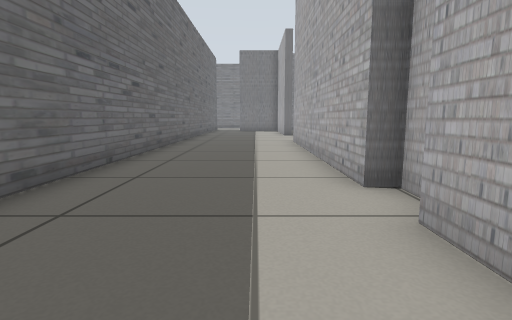
View 1 (above)

18 first-person views from a walk through a robot-simulator world made for Gazebo. The camera is 0.5 m above the floor, tilts 8° down and sees 80° across. Floor lines are 1 m apart. The floor is counted in squares, 0.5 m on a side. Each view is taken from the middle of a square. On the plan, view 1 faces up. The plan holds only what a view shows up to about 12 squares ahead; the rest is blank. The place goes on beyond the plan. The robots in the file are not drawn.

View 2
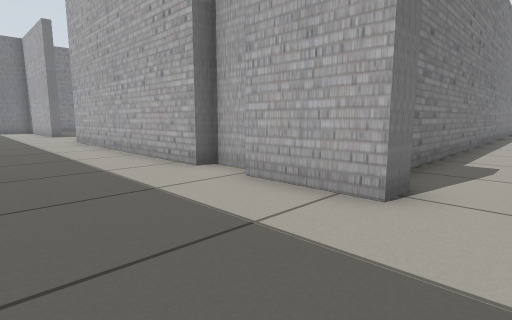

View 3
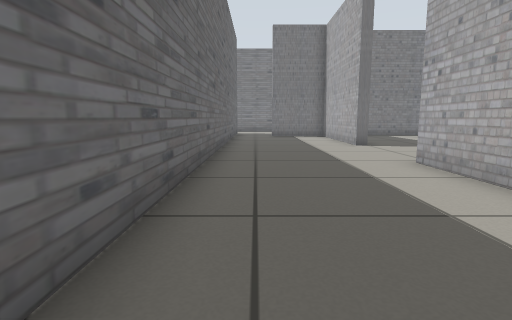

View 4
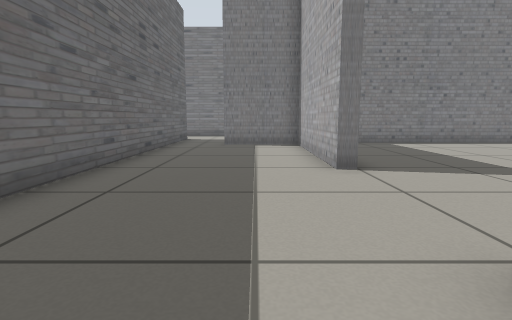

View 5
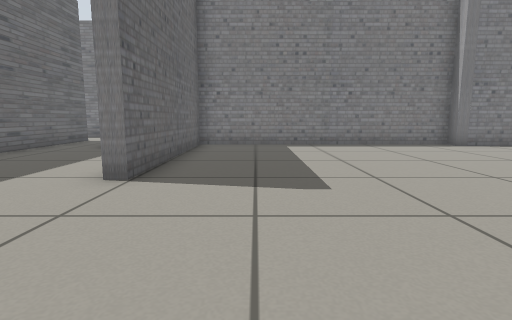

View 6
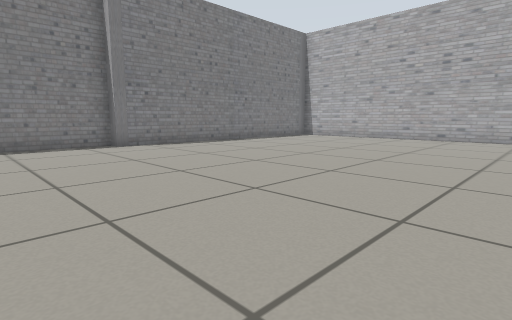

View 7
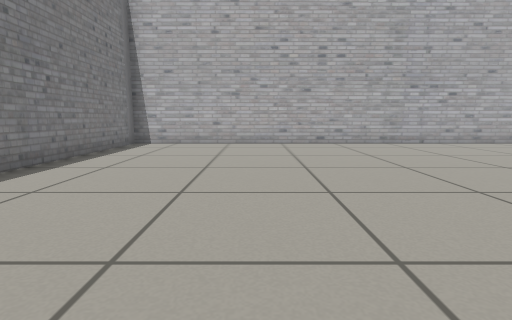

View 8
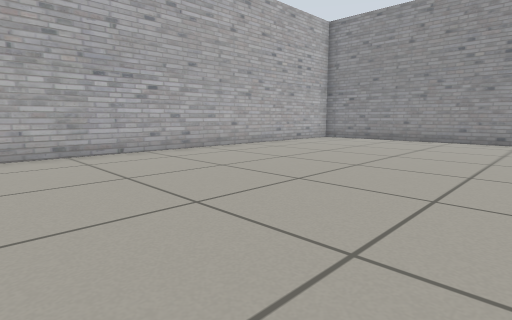

View 9
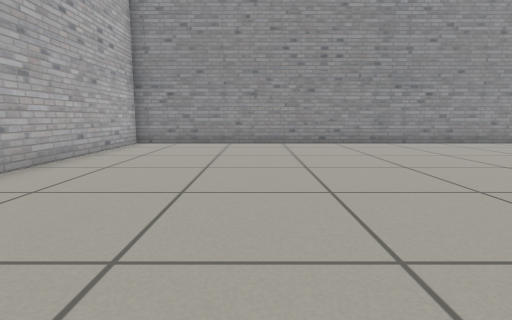

View 10
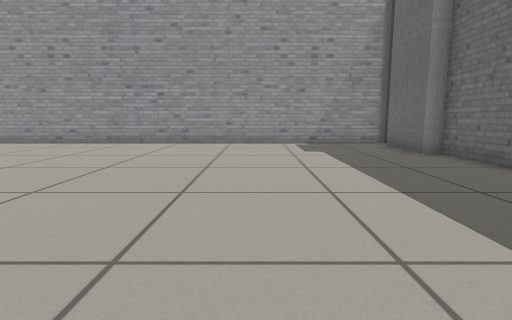

View 11
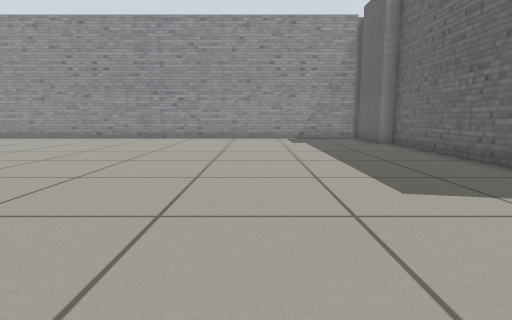

View 12
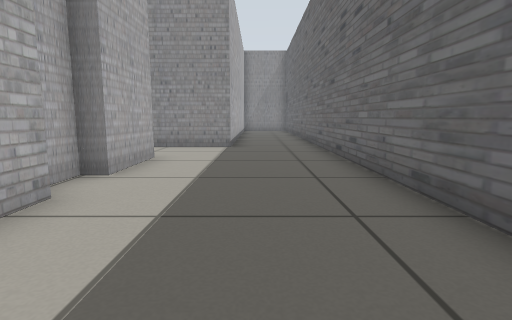

View 13
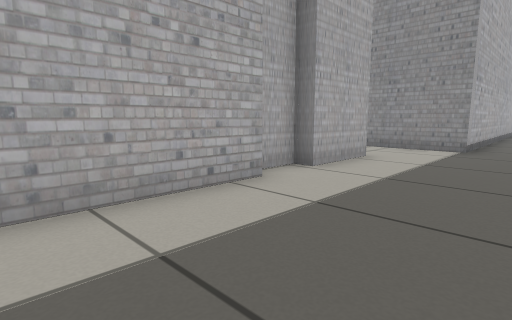

View 14
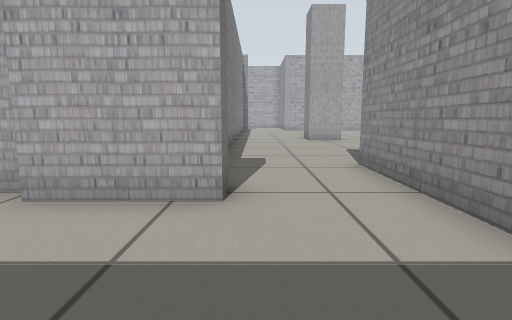

View 15
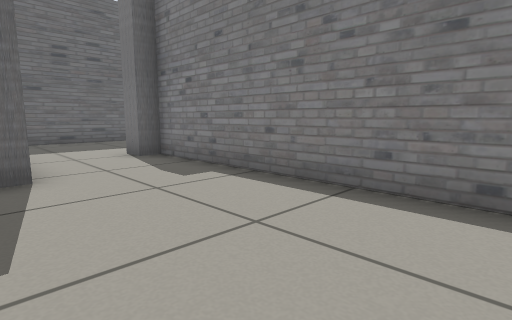

View 16
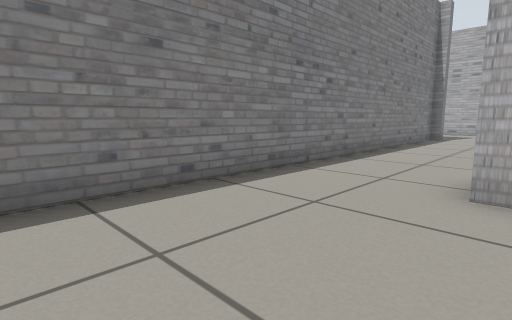

View 17
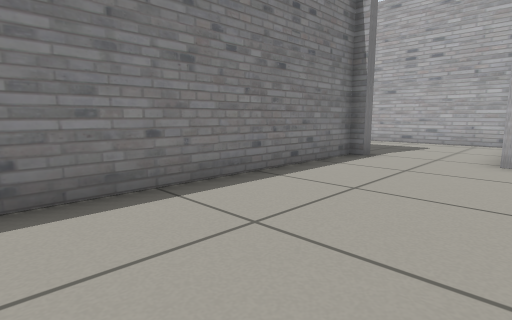

View 18
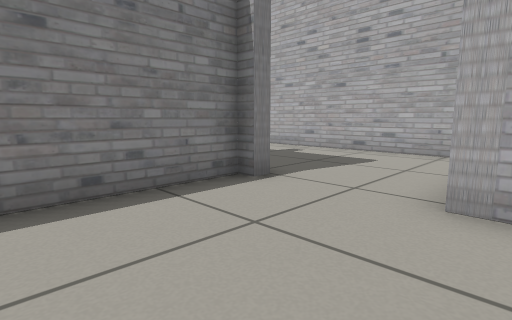

### Floor plan
Ten units are one square. View 1 is at (0, 0); x grows to the right and y downward. Boxes are objects, and circles mark ways between rooms. Rooms are numbered by the first view taken in them; rooms with no view inside come last. Other rooms are left out.
<svg viewBox="-36 -240 261 280">
<path fill="none" stroke="#000" d="M16 -54 16 -127M19 -168 16 -168 16 -221 -12 -221M16 -14 16 -26M-2 35 -2 22 15 22M-31 -235 -31 35M19 -101 19 -55M105 -231 19 -231 19 -168M25 -14 215 -14 215 -226 114 -226M215 -10 25 -10M220 -6 215 -6M15 22 45 22 45 26M215 28 215 21"/>
<rect x="15" y="-15" width="10" height="20" fill="#bbb"><title>grey post</title></rect>
<rect x="15" y="-35" width="10" height="10" fill="#bbb"><title>grey post</title></rect>
<rect x="15" y="-55" width="10" height="20" fill="#bbb"><title>grey post</title></rect>
<rect x="105" y="-235" width="10" height="10" fill="#bbb"><title>grey post</title></rect>
<rect x="105" y="15" width="30" height="20" fill="#bbb"><title>grey post</title></rect>
<circle cx="20" cy="-145" r="3" fill="#2a7"/>
<circle cx="25" cy="5" r="3" fill="#2a7"/>
<text x="0" y="-100">1</text>
<text x="120" y="-120">2</text>
<text x="130" y="10">3</text>
</svg>
Room 1 opens to room 2. Room 1 opens to room 3.

Where each view was taken, in squares from view 1:
view 1: 0 up, 0 right, facing up
view 2: 1 down, 2 left, facing up-right
view 3: 6 up, 2 left, facing up
view 4: 11 up, 0 right, facing up
view 5: 12 up, 4 right, facing up
view 6: 12 up, 7 right, facing up-right
view 7: 18 up, 10 right, facing right
view 8: 15 up, 13 right, facing down-right
view 9: 13 up, 17 right, facing down
view 10: 13 up, 7 right, facing down
view 11: 16 up, 7 right, facing down
view 12: 8 up, 1 left, facing down
view 13: 8 up, 2 left, facing down-right
view 14: 0 up, 2 left, facing right
view 15: 3 down, 10 right, facing up-left
view 16: 3 down, 7 right, facing up-right
view 17: 3 down, 14 right, facing up-right
view 18: 3 down, 18 right, facing up-right
